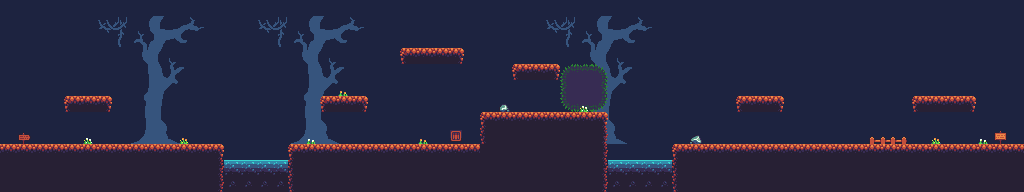

A 2D game scene composited from a Tiled map and its tileset images. What follows is a short description and the map's XML, with each tile layer's data collapsed to a summary:
An orthogonal 64x12 tile map with 16x16 px tiles, 4 tile layers (far, back, ground, front) and 10 objects (4x snake, chest 1, chest 2, chest 3, chest 4, ...).

<map version="1.10" tiledversion="1.11.2" orientation="orthogonal" renderorder="right-down" width="64" height="12" tilewidth="16" tileheight="16" infinite="0" parallaxoriginx="160" parallaxoriginy="90" backgroundcolor="#1d2340" nextlayerid="7" nextobjectid="11">
 <tileset firstgid="1" source="forest.tsx" />
 <layer id="1" name="far" width="64" height="12" tintcolor="#5a6a9c" parallaxx="0.5">
  <data>[768 cells, 112 non-empty, 56 distinct tile ids]</data>
 </layer>
 <layer id="2" name="back" width="64" height="12">
  <data>[768 cells, 70 non-empty, 70 distinct tile ids]</data>
 </layer>
 <layer id="3" name="ground" width="64" height="12">
  <data>[768 cells, 221 non-empty, 9 distinct tile ids]</data>
 </layer>
 <objectgroup id="4" name="chests">
  <object id="1" name="chest 1" gid="84" x="80" y="96" width="16" height="16" />
  <object id="2" name="chest 2" gid="84" x="432" y="48" width="16" height="16" />
  <object id="3" name="chest 3" gid="84" x="544" y="112" width="16" height="16" />
  <object id="4" name="chest 4" gid="84" x="800" y="144" width="16" height="16" />
  <object id="5" name="chest 5" gid="84" x="944" y="96" width="16" height="16" />
 </objectgroup>
 <objectgroup id="5" name="things">
  <object id="6" name="start" x="24" y="144">
   <point />
  </object>
  <object id="7" class="snake" x="304" y="144">
   <properties>
    <property name="distance" type="float" value="72" />
   </properties>
   <point />
  </object>
  <object id="8" class="snake" x="688" y="144">
   <properties>
    <property name="distance" type="float" value="96" />
   </properties>
   <point />
  </object>
  <object id="9" class="snake" x="832" y="144">
   <properties>
    <property name="distance" type="float" value="64" />
   </properties>
   <point />
  </object>
  <object id="10" class="snake" x="496" y="112">
   <properties>
    <property name="distance" type="float" value="48" />
   </properties>
   <point />
  </object>
 </objectgroup>
 <layer id="6" name="front" width="64" height="12">
  <data>[768 cells, 10 non-empty, 6 distinct tile ids]</data>
 </layer>
</map>
